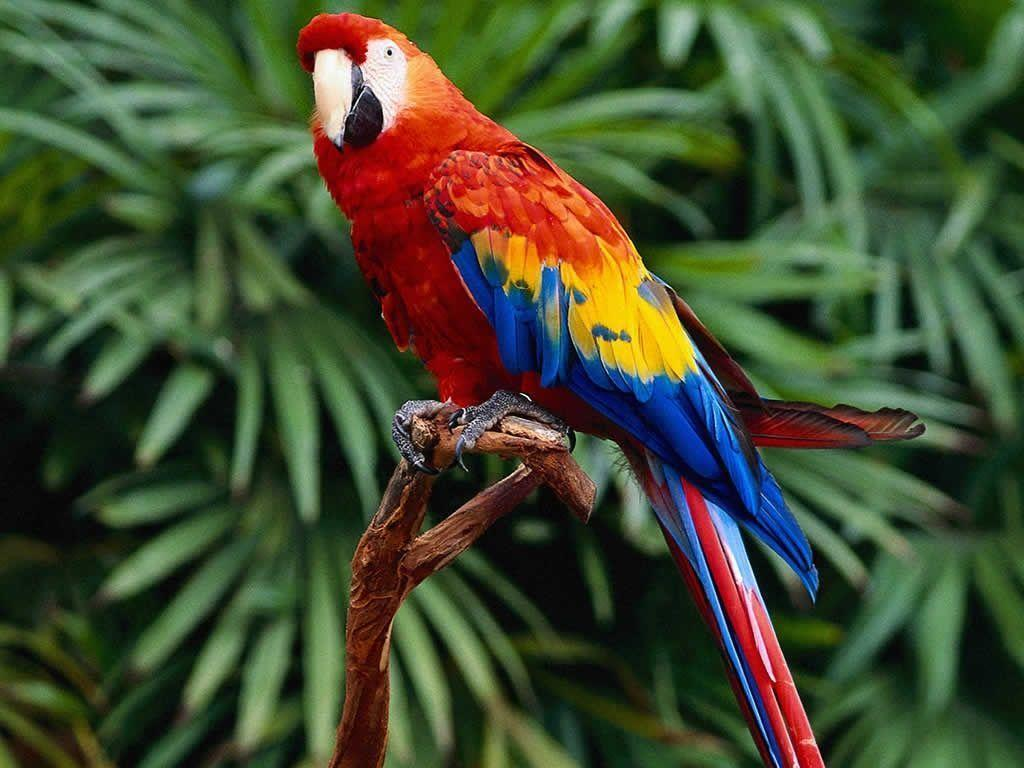
#> input picture Lab Task 5/1. Image Processing and Enhancement/parrot.jpg, 1024 x 768 px
$ jupyter execute 'Scaling,rotating,shifting and edge detection.ipynb'
#> lines starting #> are read from the running program, lines starting #| are printed output that depends on the picture; after the words box and inside, x2 and y2 are one past the last pixel; in counts of white or black regions, pixels touching at a corner belong together
[cell 1]
import cv2
import numpy as np
import matplotlib.pyplot as plt

image = cv2.imread('parrot.jpg')
#> image is the input picture: shape (768, 1024, 3); mean B, G, R 48.3, 76.1, 66.2
image_rgb = cv2.cvtColor(image, cv2.COLOR_BGR2RGB)
scale_factor_1 = 3.0
scale_factor_2 = 1/3.0
height, width = image_rgb.shape[:2]
#> height = 768; width = 1024
new_height = int(height * scale_factor_1)
#> new_height = 2304
new_width = int(width * scale_factor_1)
#> new_width = 3072

zoomed_image = cv2.resize(src =image_rgb,
                          dsize=(new_width, new_height),
                          interpolation=cv2.INTER_CUBIC)

new_height1 = int(height * scale_factor_2)
#> new_height1 = 256
new_width1 = int(width * scale_factor_2)
#> new_width1 = 341
scaled_image = cv2.resize(src= image_rgb,
                          dsize =(new_width1, new_height1),
                          interpolation=cv2.INTER_AREA)

fig, axs = plt.subplots(1, 3, figsize=(10, 4))
axs[0].imshow(image_rgb)
axs[0].set_title('Original Image Shape:'+str(image_rgb.shape))
axs[1].imshow(zoomed_image)
axs[1].set_title('Zoomed Image Shape:'+str(zoomed_image.shape))
axs[2].imshow(scaled_image)
axs[2].set_title('Scaled Image Shape:'+str(scaled_image.shape))

for ax in axs:
    ax.set_xticks([])
    ax.set_yticks([])

plt.tight_layout()
plt.show()

[cell 2]
import cv2
import matplotlib.pyplot as plt
img = cv2.imread('parrot.jpg')
image_rgb = cv2.cvtColor(img, cv2.COLOR_BGR2RGB)
center = (image_rgb.shape[1] // 2, image_rgb.shape[0] // 2)
#> center = (512, 384)
angle = 30
scale = 1
rotation_matrix = cv2.getRotationMatrix2D(center, angle, scale)
rotated_image = cv2.warpAffine(image_rgb, rotation_matrix, (img.shape[1], img.shape[0]))
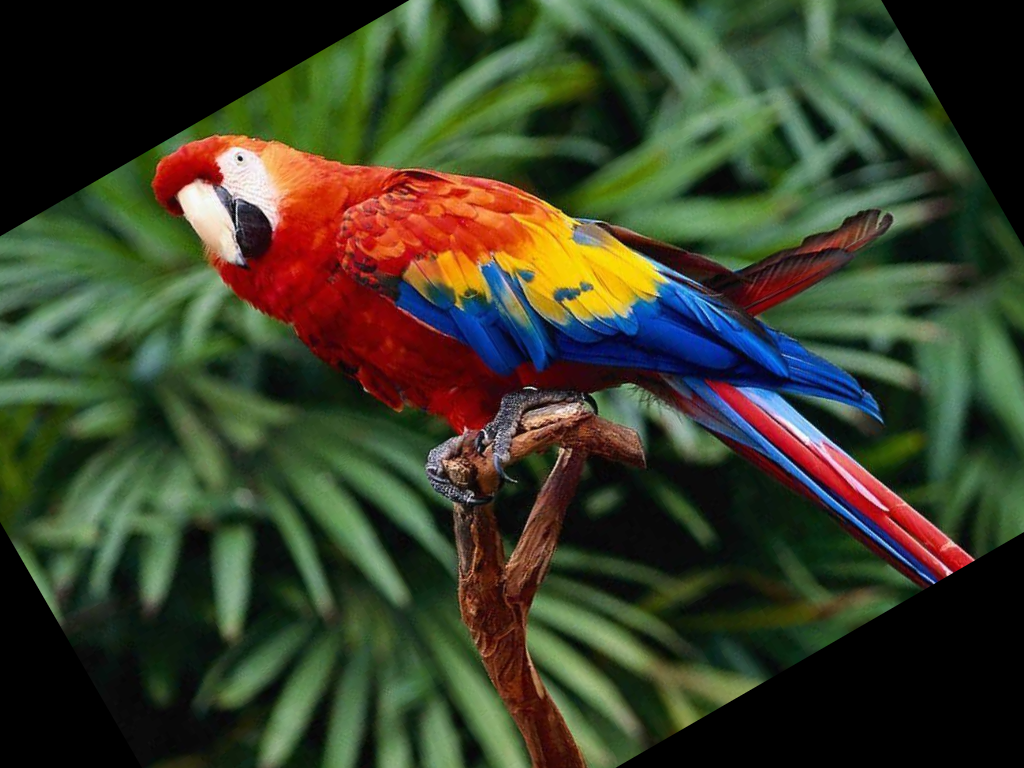
#> rotated_image: shape (768, 1024, 3); mean R, G, B 57.9, 63.3, 41.4

fig, axs = plt.subplots(1, 2, figsize=(7, 4))
axs[0].imshow(image_rgb)
axs[0].set_title('Original Image')
axs[1].imshow(rotated_image)
axs[1].set_title('Image Rotation')
for ax in axs:
    ax.set_xticks([])
    ax.set_yticks([])

plt.tight_layout()
plt.show()

[cell 3]
import cv2
import matplotlib.pyplot as plt
import numpy as np

img = cv2.imread('parrot.jpg')
image_rgb = cv2.cvtColor(img, cv2.COLOR_BGR2RGB)
width, height = image_rgb.shape[1], image_rgb.shape[0]

tx, ty = 100, 70
translation_matrix = np.array([[1, 0, tx], [0, 1, ty]], dtype=np.float32)
translated_image = cv2.warpAffine(image_rgb, translation_matrix, (width, height))
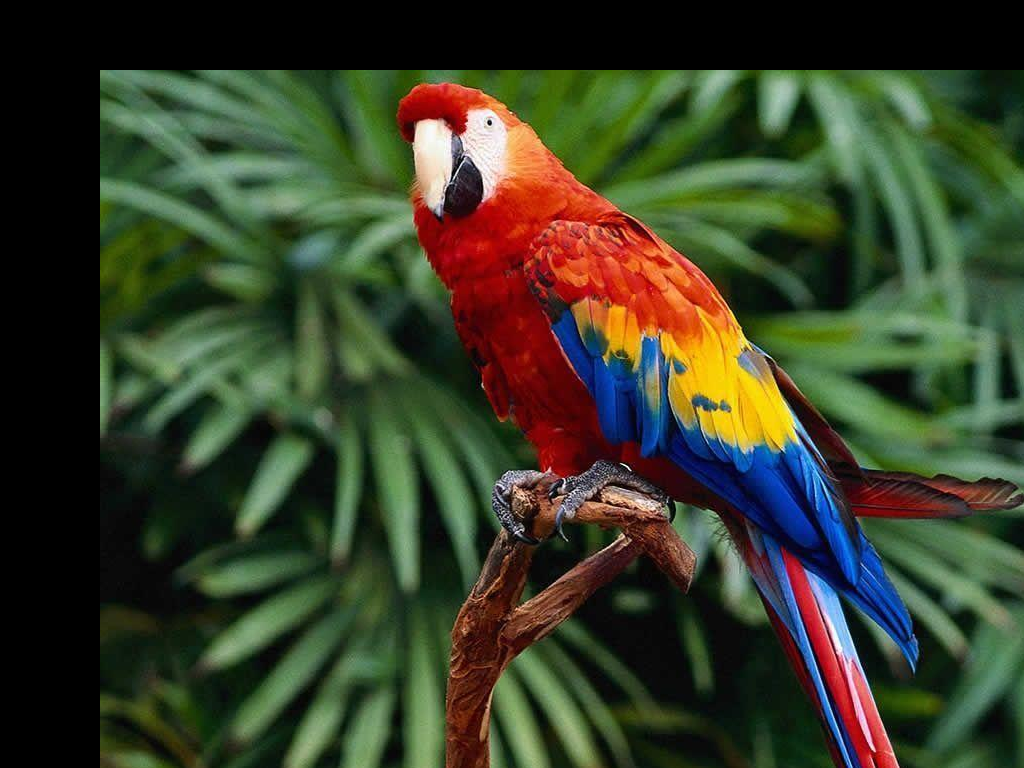
#> translated_image: shape (768, 1024, 3); mean R, G, B 56.9, 63.1, 40.8

fig, axs = plt.subplots(1, 2, figsize=(7, 4))
axs[0].imshow(image_rgb), axs[0].set_title('Original Image')
axs[1].imshow(translated_image), axs[1].set_title('Image Translation')

for ax in axs:
    ax.set_xticks([]), ax.set_yticks([])

plt.tight_layout()
plt.show()

[cell 4]
import cv2
import numpy as np
import matplotlib.pyplot as plt

image = cv2.imread('parrot.jpg')
image_rgb = cv2.cvtColor(image, cv2.COLOR_BGR2RGB)
width, height = image_rgb.shape[1], image_rgb.shape[0]

shearX, shearY = -0.15, 0
transformation_matrix = np.array([[1, shearX, 0], [0, 1, shearY]], dtype=np.float32)
sheared_image = cv2.warpAffine(image_rgb, transformation_matrix, (width, height))
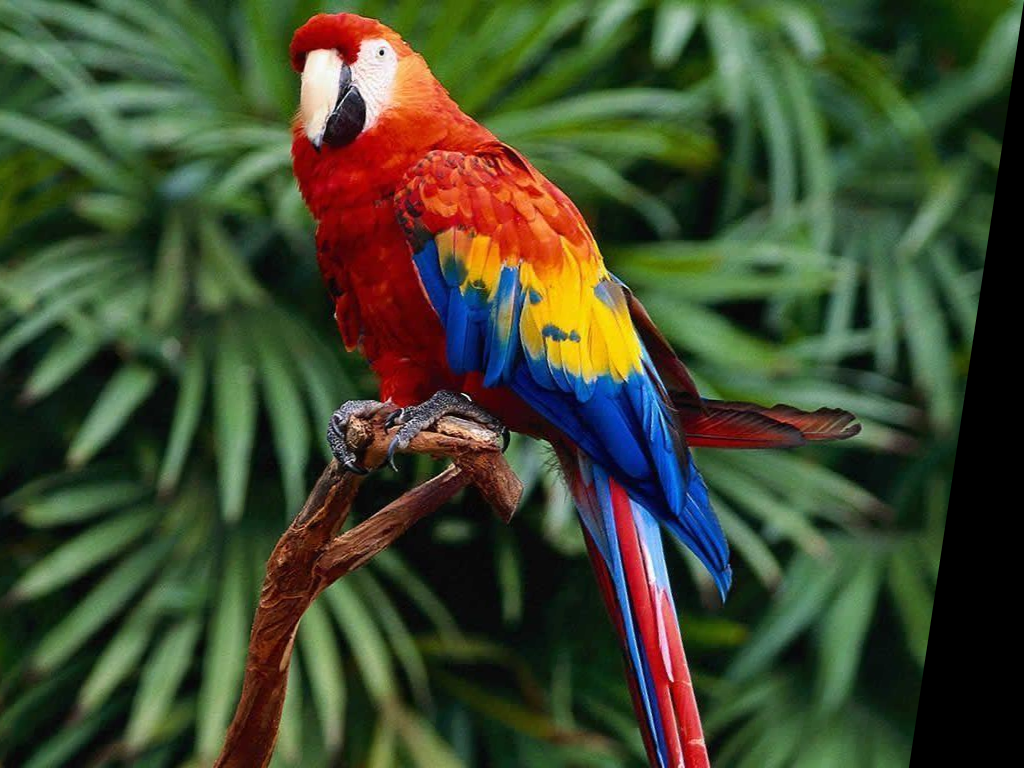
#> sheared_image: shape (768, 1024, 3); mean R, G, B 64.3, 73.4, 47.1

fig, axs = plt.subplots(1, 2, figsize=(7, 4))
axs[0].imshow(image_rgb), axs[0].set_title('Original Image')
axs[1].imshow(sheared_image), axs[1].set_title('Sheared Image')

for ax in axs:
    ax.set_xticks([]), ax.set_yticks([])

plt.tight_layout()
plt.show()

[cell 5]
import cv2
import numpy as np
import matplotlib.pyplot as plt

image = cv2.imread('parrot.jpg')
image_rgb = cv2.cvtColor(image, cv2.COLOR_BGR2RGB)
b, g, r = cv2.split(image_rgb)

b_normalized = cv2.normalize(b.astype('float'), None, 0, 1, cv2.NORM_MINMAX)
g_normalized = cv2.normalize(g.astype('float'), None, 0, 1, cv2.NORM_MINMAX)
r_normalized = cv2.normalize(r.astype('float'), None, 0, 1, cv2.NORM_MINMAX)

normalized_image = cv2.merge((b_normalized, g_normalized, r_normalized))
print(normalized_image[:, :, 0])
#> (printed output is left out)

plt.imshow(normalized_image)
plt.xticks([]),
plt.yticks([]),
plt.title('Normalized Image')
plt.show()

[cell 6]
import cv2
import numpy as np
import matplotlib.pyplot as plt

img = cv2.imread('parrot.jpg')
image_rgb = cv2.cvtColor(img, cv2.COLOR_BGR2RGB)
edges = cv2.Canny(image_rgb, 100, 700)
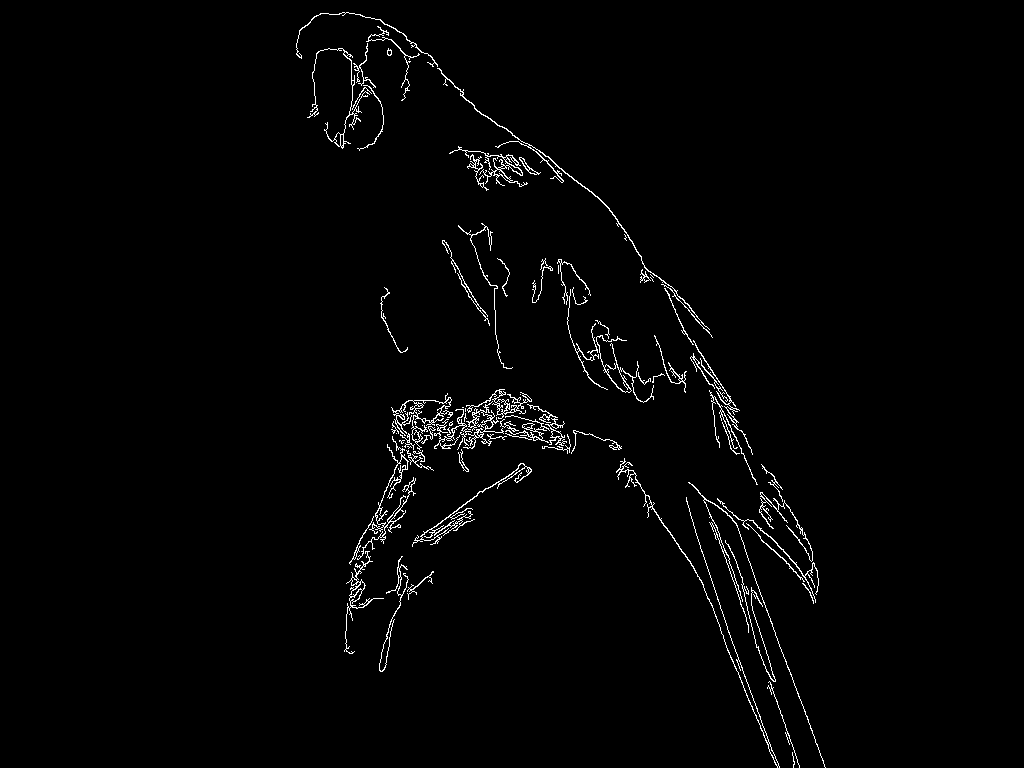
#> edges: shape (768, 1024); 1.6% white in thin lines or dots, all inside (x1, y1, x2, y2) = (296, 12, 826, 768)

fig, axs = plt.subplots(1, 2, figsize=(7, 4))
axs[0].imshow(image_rgb), axs[0].set_title('Original Image')
axs[1].imshow(edges), axs[1].set_title('Image Edges')

for ax in axs:
    ax.set_xticks([]), ax.set_yticks([])

plt.tight_layout()
plt.show()

[cell 7]
import cv2
import numpy as np
import matplotlib.pyplot as plt

image = cv2.imread('parrot.jpg')
image_rgb = cv2.cvtColor(image, cv2.COLOR_BGR2RGB)
blurred = cv2.GaussianBlur(image, (3, 3), 0)
blurred_rgb = cv2.cvtColor(blurred, cv2.COLOR_BGR2RGB)

fig, axs = plt.subplots(1, 2, figsize=(7, 4))
axs[0].imshow(image_rgb), axs[0].set_title('Original Image')
axs[1].imshow(blurred_rgb), axs[1].set_title('Blurred Image')

for ax in axs:
    ax.set_xticks([]), ax.set_yticks([])

plt.tight_layout()
plt.show()

[cell 8]
import cv2
import numpy as np
import matplotlib.pyplot as plt

image = cv2.imread('parrot.jpg')
image_gray = cv2.cvtColor(image, cv2.COLOR_BGR2GRAY)
kernel = np.ones((3, 3), np.uint8)

dilated = cv2.dilate(image_gray, kernel, iterations=2)
eroded = cv2.erode(image_gray, kernel, iterations=2)
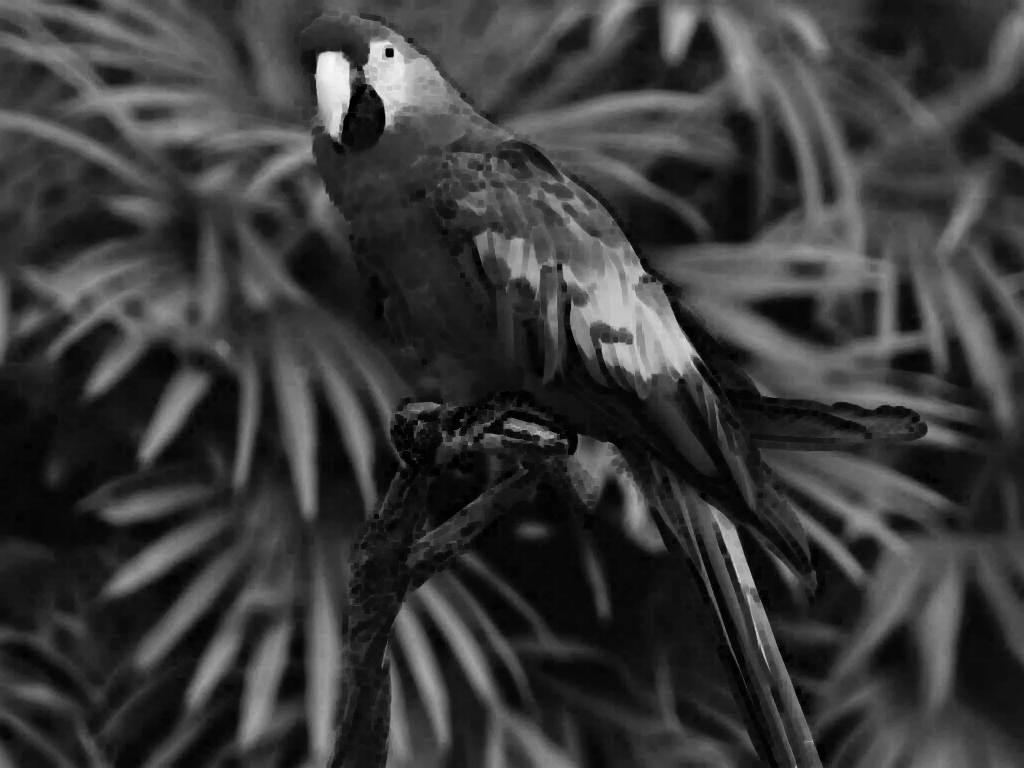
#> eroded: shape (768, 1024); min 0, max 247, mean 58
opening = cv2.morphologyEx(image_gray, cv2.MORPH_OPEN, kernel)
closing = cv2.morphologyEx(image_gray, cv2.MORPH_CLOSE, kernel)

fig, axs = plt.subplots(2, 2, figsize=(7, 7))
axs[0, 0].imshow(dilated, cmap='Greys'), axs[0, 0].set_title('Dilated Image')
axs[0, 1].imshow(eroded, cmap='Greys'), axs[0, 1].set_title('Eroded Image')
axs[1, 0].imshow(opening, cmap='Greys'), axs[1, 0].set_title('Opening')
axs[1, 1].imshow(closing, cmap='Greys'), axs[1, 1].set_title('Closing')

for ax in axs.flatten():
    ax.set_xticks([]), ax.set_yticks([])

plt.tight_layout()
plt.show()

$ run again, with Lab Task 5/1. Image Processing and Enhancement/4.jpg copied over Lab Task 5/1. Image Processing and Enhancement/parrot.jpg
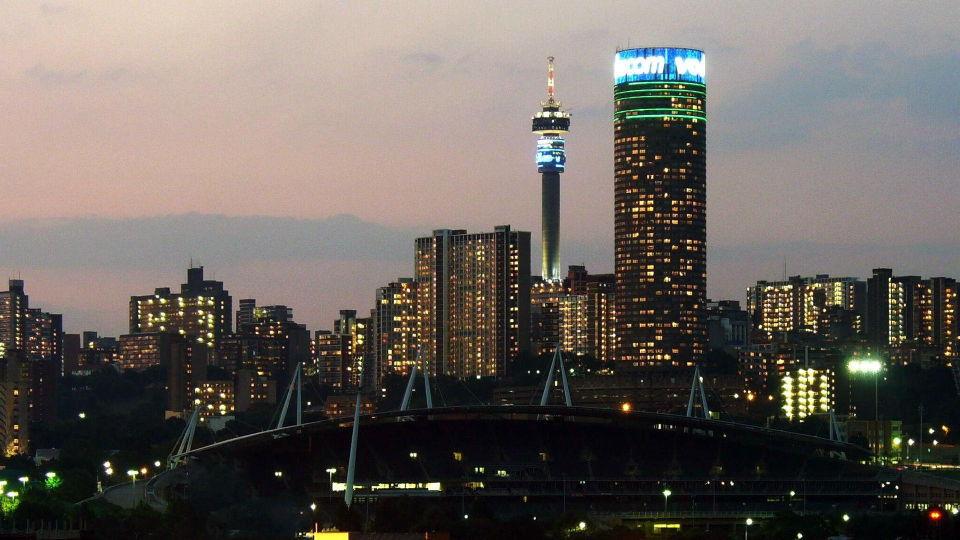
#> input picture Lab Task 5/1. Image Processing and Enhancement/4.jpg, 1920 x 1080 px (shown at 1/2 size)
#> image is the input picture: shape (1080, 1920, 3); mean B, G, R 93.3, 98.8, 105.2
#> (printed output is left out)
#> `edges = cv2.Canny(image_rgb, 100, 700)`:
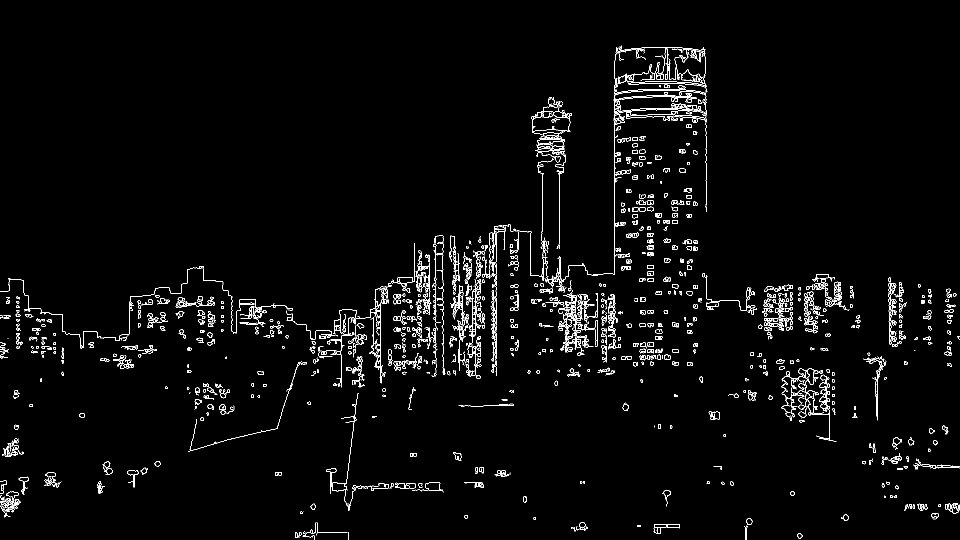
#> edges: shape (1080, 1920) (shown at 1/2 size); 2.5% white in thin lines or dots
#> `eroded = cv2.erode(image_gray, kernel, iterations=2)`:
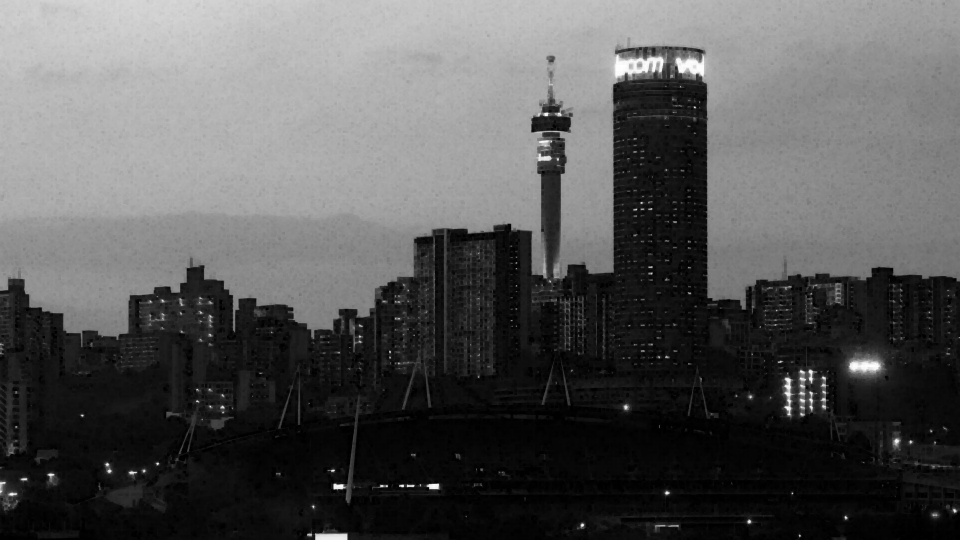
#> eroded: shape (1080, 1920) (shown at 1/2 size); min 0, max 255, mean 86.7

$ run again, with Lab Task 5/1. Image Processing and Enhancement/6.jpg copied over Lab Task 5/1. Image Processing and Enhancement/parrot.jpg
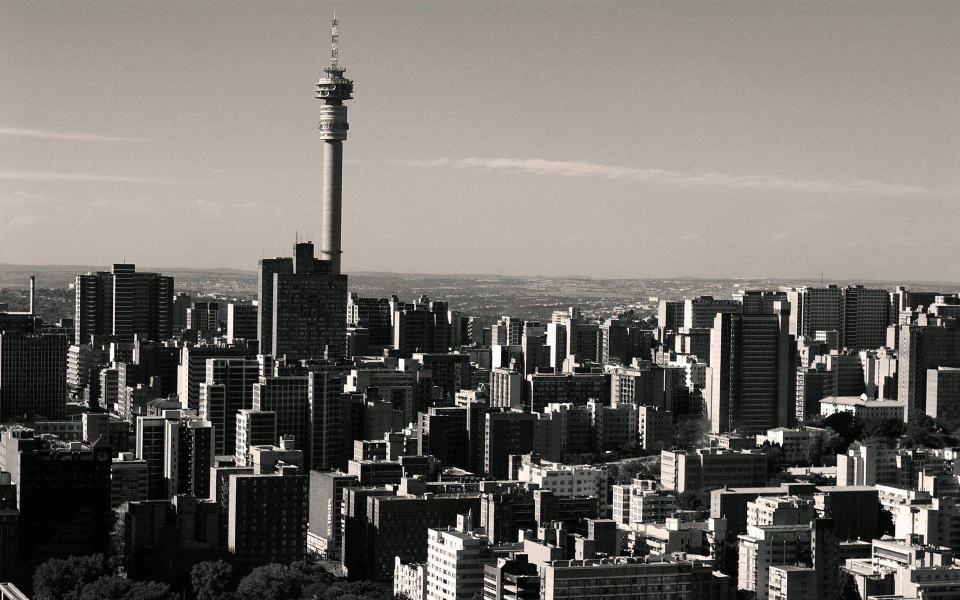
#> input picture Lab Task 5/1. Image Processing and Enhancement/6.jpg, 1920 x 1200 px (shown at 1/2 size)
#> image is the input picture: shape (1200, 1920, 3); mean B, G, R 106.7, 111, 115.3
#> (printed output is left out)
#> `edges = cv2.Canny(image_rgb, 100, 700)`:
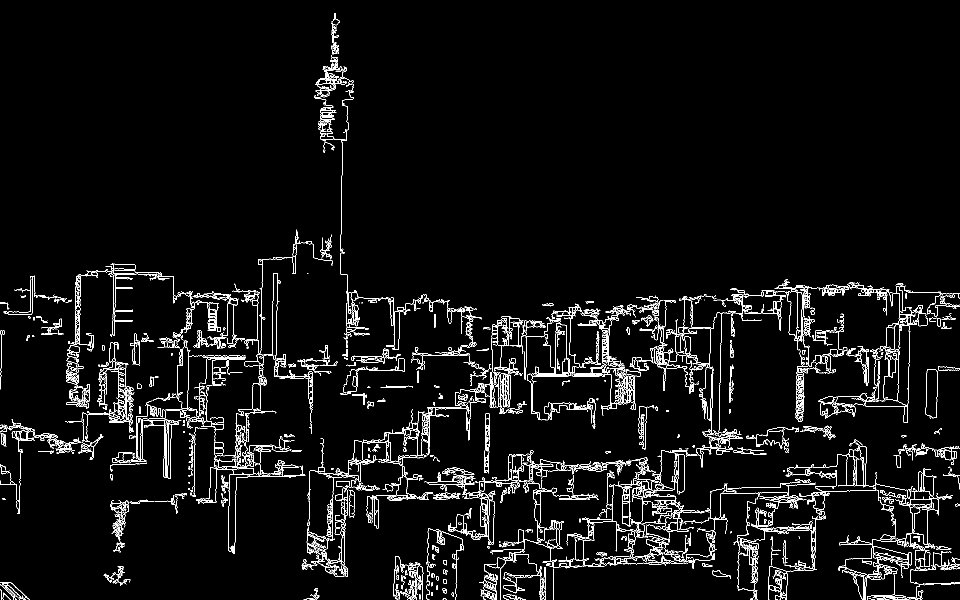
#> edges: shape (1200, 1920) (shown at 1/2 size); 4.1% white in thin lines or dots
#> `closing = cv2.morphologyEx(image_gray, cv2.MORPH_CLOSE, kernel)`:
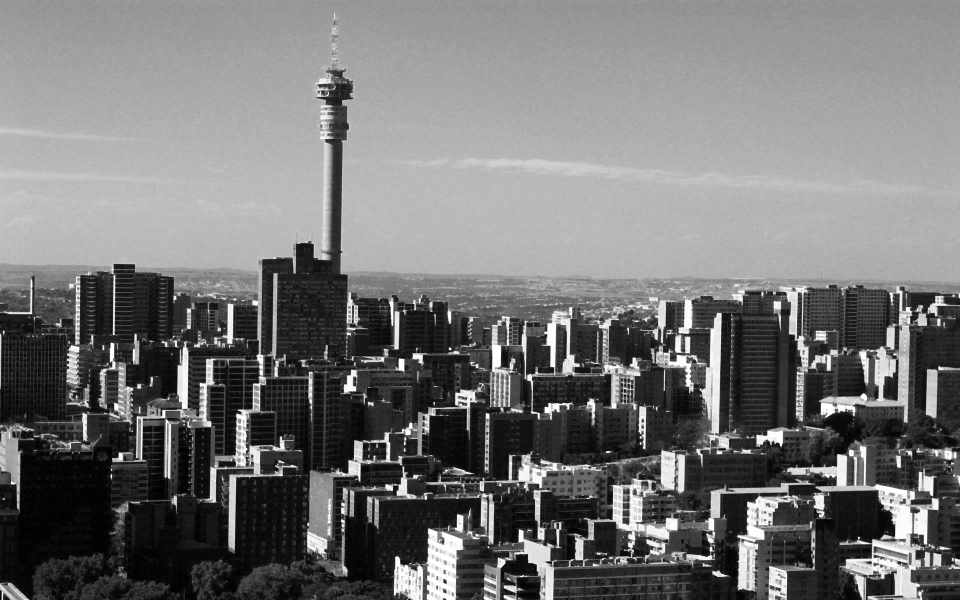
#> closing: shape (1200, 1920) (shown at 1/2 size); min 0, max 255, mean 116.8
